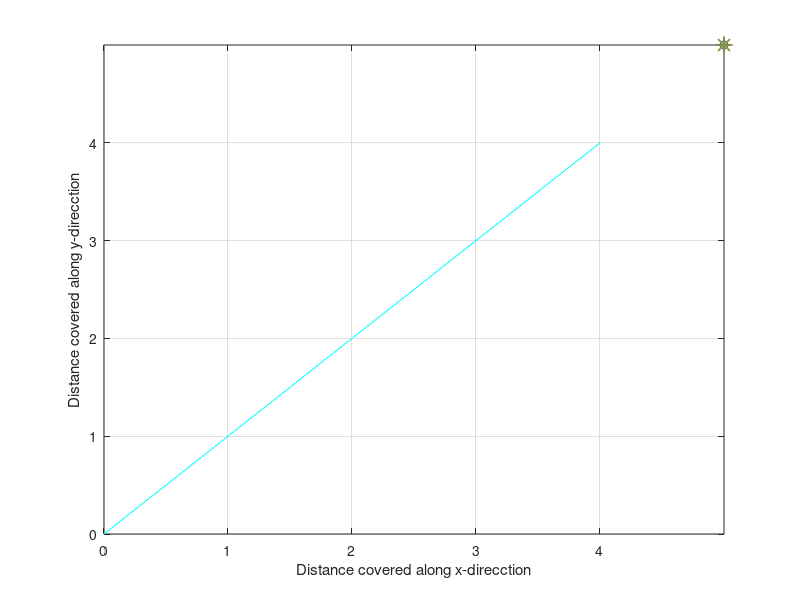

Here is the MATLAB script that generated this plot: (Note: this script raises an error after producing the figure.)

stx= input('Enter the x coordinate of starting point');
sty=input('Enter the y coordinate of starting point');
N=4;

switch (stx)
    case(0.5)
        switch(sty)
            case(0.5)
                i=8;              %initializing cell number
                px=0.5;py=0.5;    %initializing ploting starting point
            case(1.5)
                i=14;
                px=0.5;py=1.5;
            case(2.5)
                i=20;
                px=0.5;py=2.5;
            case(3.5)
                i=26;
                px=0.5;py=3.5;
        end
    case(1.5)
            switch(sty)
            case(0.5)
                i=9;
                px=1.5;py=0.5;
            case(1.5)
                i=15;
                px=1.5;py=1.5;
            case(2.5)
                i=21;
                px=1.5;py=2.5;
            case(3.5)
                i=27;
                px=1.5;py=3.5;
        end
    case(2.5)
            switch(sty)
            case(0.5)
                i=10;
                px=2.5;py=0.5;
            case(1.5)
                i=16;
                 px=2.5;py=1.5;
            case(2.5)
                i=22;
                 px=2.5;py=2.5;
            case(3.5)
                i=26;
                 px=2.5;py=3.5;
            end
    case(3.5)
            switch(sty)
            case(0.5)
                i=11;
                px=3.5;py=0.5;
            case(1.5)
                i=17;
                px=3.5;py=1.5;
            case(2.5)
                i=23;
                px=3.5;py=2.5;
            case(3.5)
                i=29;
                px=3.5;py=3.5;
        end
end 
i;

n= input('Enter the number of obstcles in the grid');
X=0:4;
Y=0:4;
figure('Color',[0.8 0.8 0.8]);
  plot(X,Y,'c');
  set(gca,'Color','c')
  xlabel('Distance covered along x-direcction')
ylabel('Distance covered along y-direcction')
grid on
hold on
set(gca,'XTick',[0 1 2 3 4],'YTick',[0 1 2 3 4]);
plot(stx,sty,'o');
hold on
%Initializing utility factors for each cell
%Modified utility factors for each cell's each arrival from other cell like diagonal
%right,horizontal right, vertical down, horizontal left,vertically up +
%Reward function

q1=[50 30 60 60 40];
q2=[50 80 60 60 40];
q3=[50 80 60 60 40];
q4=[50 80 60 10 40];
q5=[50 30 60 60 90];
q6=[150 130 110 110 140];
q7=[150 130 110 110 140];
q8=[150 130 110 10 140];
q9=[50 30 60 60 90];
q10=[150 130 110 110 140];
q11=[250 230 210 210 240];
q12=[250 230 10 10 240];
q13=[50 30 10 60 90];
q14=[150 80 10 110 140];
q15=[250 230 10 10 240];
q16=[450 440 10 10  440];

 if (n>0)        % obstacle is present


     x(1)=input('Enter the x coordinate of the first obstcle');
     y(1)=input('Enter the y coordinate of the first obstcle');
     x(2)=input('Enter the x coordinate of the second obstcle');
     y(2)=input('Enter the y coordinate of the second obstcle');
     x(3)=input('Enter the x coordinate of the third obstcle');
     y(3)=input('Enter the y coordinate of the third obstcle');
     x(4)=input('Enter the x coordinate of the fourth obstcle');
     y(4)=input('Enter the y coordinate of the fourth obstcle');
     % Obstacle plotting and Weight updation
for k=1:n
%      x(k)=input(['Enter the x coordinate of ' num2str(k) ' th obstacle']);
%      y(k)=input(['Enter the y coordinate of ' num2str(k) ' th obstacle']);
    
     plot(x(k),y(k),'-*','MarkerSize',12);
     
     hold on
     x(k)=ceil(x(k));
      y(k)=ceil(y(k));
switch (x(k))          % Updating the Modified utility factor based on the obstacle position
    case (1)
        switch(y(k))
            case(1)
                 q1=[0 0 0 0 0];
            case(2)
                 q5=[0 0 0 0 0];
            case(3)
                 q9=[0 0 0 0 0];
            case(4)
                q13=[0 0 0 0 0];
        end
    case (2)
         switch(y(k))
            case(1)
                 q2=[0 0 0 0 0];
            case(2)
                 q6=[0 0 0 0 0];
            case(3)
                 q10=[0 0 0 0 0];
            case(4)
                q14=[0 0 0 0 0];
        end
    case(3)
         switch(y(k))
            case(1)
                 q3=[0 0 0 0 0];
            case(2)
                 q7=[0 0 0 0 0];
            case(3)
                 q11=[0 0 0 0 0];
            case(4)
                q15=[0 0 0 0 0];
        end
    case(4)
        switch(y(k))
            case(1)
                 q4=[0 0 0 0 0];
            case(2)
                 q8=[0 0 0 0 0];
            case(3)
                 q12=[0 0 0 0 0];
            case(4)
                q16=[0 0 0 0 0];
        end
end
end
q17=[0 0 0 0 0];
q18=[0 0 0 0 0];
q19=[0 0 0 0 0];
q20=[0 0 0 0 0];
s1=[0 0 10 10 0];s2=[0 30 10 10 0];s3=[0 30 10 10 0];s4=[0 30 10 10 0];s5=[0 30 10 10 0];
s6=[0 30 10 0 0];s7=[0 0 10 10 40];s8=[50 30 10 0 40];s9=[0 0 10 10 40];s10=[50 30 10 0 40];
s11=[0 0 10 10 40];s12=[50 30 10 0 40];s13=[0 0 10 10 40];s14=[50 30 10 0 40];s15=[0 0 10 10 40];
s16=[50 30 0 0 40];
q=[s1;s2;s3;s4;s5;s6;s7;q1;q2;q3;q4;s8;s9;q5;q6;q7;q8;s10;s11;q9;q10;q11;q12;s12;s13;q13;q14;q15;q16;s14;s15;q17;q18;q1;q20;s16];

 
     % px=0.5;py=0.5;  %initiating ploting start point
    
     % i=8;
             
%        while ((mod(px,3.5)) | (mod(py,3.5)))
%           while (~(i==16))
tic
while(i~=29)
   if (q((i+7),(1))>q((i+6),(5)))          %diagonal>vertical
      if (q((i+7),(1))>q((i+1),(2)))           % diagonal> horizontal
         if  (q((i+7),(1))>q((i-1),(4)))     %diagonal>horizontal bwd 
            if (q((i+7),(1))>q((i-6),(3)))%diagonal>vertical bwd  
          
                 x1=[(px),(px+1)];         %Diagonal movement
                 y1=[(py),(py+1)];
                 plot(x1,y1,'LineWidth',4);
                 
                 hold on
                 px=px+1;
                 py=py+1;
                 i=i+7;

                      
            else %vertical bwd >diagonal & diagonal>horizontal bwd & diagonal>horizontal & diagonal>vertical
                 x1=[(px),(px)];         %vertical bwd movement
                 y1=[(py),(py-1)];
                 plot(x1,y1,'LineWidth',4);
                 
                 hold on
                 px=px;
                 py=py-1;
                 i=i-6;                                            
            end
        else % horizontal bwd > diagonal & diagonal>horizontal & diagonal>vertical
            if  (q((i-1),(4))>q((i-6),(3))) %horizontal bwd > vertical bwd
                 x1=[(px),(px-1)];         %Horizontal bwd movement
                 y1=[(py),(py)];
                 plot(x1,y1,'LineWidth',4);
                 
                 hold on
                 px=px-1;
                 py=py;
                i=i-1;
            else  
                 x1=[(px),(px)];         %vertical bwd movement
                 y1=[(py),(py-1)];
                 plot(x1,y1,'LineWidth',4);
                 
                 hold on
                 px=px;
                 py=py-1;
                 i=i-6;    
            end
         end
    else % horizontal > diagonal & diagonal>vertical
        if (q((i+1),(2))>q((i-1),(4))) %horizontal > horizontal bwd
            if (q((i+1),(2))>q((i-6),(3))) %horizontal > vertical bwd
                 x1=[(px),(px+1)];         %Horizontal movement
                 y1=[(py),(py)];
                 plot(x1,y1,'LineWidth',4);
                 
                 hold on
                 px=px+1;
                 py=py;
                i=i+1; 
            else
                 x1=[(px),(px)];        % Vertical bwd movement
                 y1=[(py),(py-1)];
                 plot(x1,y1,'LineWidth',4);
                 
                 hold on
                 px=px;
                 py=py-1;
                 i=i-6;   
            end
        else % horizontal bwd > horizontal & horizontal > diagonal & diagonal>vertical
            if (q((i-1),(4))>q((i-6),(3))) % horizontal bwd > vertical bwd
                 x1=[(px),(px-1)];         %Horizontal bwd movement
                 y1=[(py),(py)];
                 plot(x1,y1,'LineWidth',4);
                 
                 hold on
                 px=px-1;
                 py=py;
                 i=i-1; 
            else
                 x1=[(px),(px)];        % Vertical bwd movement
                 y1=[(py),(py-1)];
                 plot(x1,y1,'LineWidth',4);
                 
                 hold on
                 px=px;
                 py=py-1;
                 i=i-6; 
            end
        end
      end
             
else % Vertical> Diagonal
    if (q((i+6),(5))>q((i+1),(2)))  %vertical > horizontal
        if(q((i+6),(5))>q((i-1),(4))) % vertical > horizontal bwd
            if (q((i+6),(5))>q((i-6),(3))) % vertical > vertical bwd 
                 y1=[(py),(py+1)];       %Vertical movement
                 x1=[(px),(px)]; 
                 plot(x1,y1,'LineWidth',4);
                 
                 hold on
                 px=px;
                 py=py+1;
                 i=i+6; 
            else % vertical bwd > vertical & vertical > horizontal bwd & vertical > horizontal & Vertical> Diagonal
                 x1=[(px),(px)];        % Vertical bwd movement
                 y1=[(py),(py-1)];
                 plot(x1,y1,'LineWidth',4);
                 
                 hold on
                 px=px;
                 py=py-1;
                 i=i-6; 
            end
        else % horizontal bwd > vertical & vertical > horizontal & Vertical> Diagonal
            if (q((i-1),(4))>q((i-6),(3))) % horizontal bwd > vertical bwd
                 x1=[(px),(px-1)];         %Horizontal bwd movement
                 y1=[(py),(py)];
                 plot(x1,y1,'LineWidth',4);
                 
                 hold on
                 px=px-1;
                 py=py;
                 i=i-1; 
            else
                x1=[(px),(px)];        % Vertical bwd movement
                 y1=[(py),(py-1)];
                 plot(x1,y1,'LineWidth',4);
                 
                 hold on
                 px=px;
                 py=py-1;
                 i=i-6;
            end
        end
                
    else   % horizontal >vertical & Vertical> Diagonal
        if (q((i+1),(2))>q((i-1),(4))) %horizontal > horizontal bwd
            if (q((i+1),(2))>q((i-6),(3))) %horizontal > vertical bwd
                 x1=[(px),(px+1)];         %Horizontal movement
                 y1=[(py),(py)];
                 plot(x1,y1,'LineWidth',4);
                 
                 hold on
                 px=px+1;
                 py=py;
                 i=i+1;
            else
                 x1=[(px),(px)];        % Vertical bwd movement
                 y1=[(py),(py-1)];
                 plot(x1,y1,'LineWidth',4);
                 
                 hold on
                 px=px;
                 py=py-1;
                 i=i-6; 
            end 
        else % horizontal bwd > horizontal & horizontal >vertical & Vertical> Diagonal
            if (q((i-1),(4))>q((i-6),(3))) %horizontal bwd > vertical bwd
                 x1=[(px),(px-1)];         %Horizontal bwd movement
                 y1=[(py),(py)];
                 plot(x1,y1,'LineWidth',4);
                 
                 hold on
                 px=px-1;
                 py=py;
                 i=i-1;
            else
                 x1=[(px),(px)];        % Vertical bwd movement
                 y1=[(py),(py-1)];
                 plot(x1,y1,'LineWidth',4);
                 
                 hold on
                 px=px;
                 py=py-1;
                 i=i-6; 
            end
        end
    end
   end
end 
toc

else 
     X=stx:N-0.5;
     Y=sty:N-0.5;
     plot(X,Y,'LineWidth',4);
 
 end 
 
